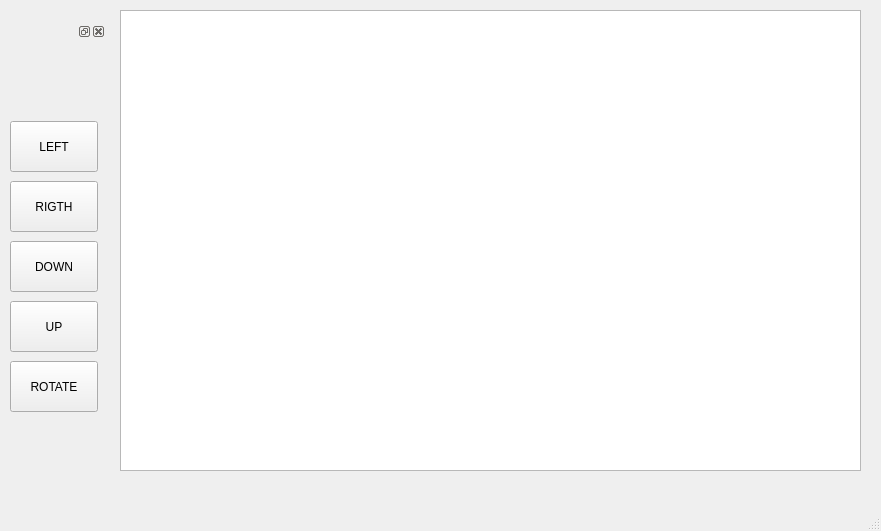
<?xml version="1.0" encoding="UTF-8"?>
<ui version="4.0">
 <class>MainWindow</class>
 <widget class="QMainWindow" name="MainWindow">
  <property name="geometry">
   <rect>
    <x>0</x>
    <y>0</y>
    <width>881</width>
    <height>531</height>
   </rect>
  </property>
  <property name="windowTitle">
   <string>MainWindow</string>
  </property>
  <widget class="QWidget" name="centralwidget">
   <widget class="QGraphicsView" name="graphicsView">
    <property name="geometry">
     <rect>
      <x>120</x>
      <y>10</y>
      <width>741</width>
      <height>461</height>
     </rect>
    </property>
    <property name="lineWidth">
     <number>1</number>
    </property>
   </widget>
   <widget class="QDockWidget" name="dockWidget_2">
    <property name="geometry">
     <rect>
      <x>0</x>
      <y>22</y>
      <width>106</width>
      <height>411</height>
     </rect>
    </property>
    <widget class="QWidget" name="dockWidgetContents_2">
     <widget class="QPushButton" name="pushButton_1">
      <property name="geometry">
       <rect>
        <x>10</x>
        <y>80</y>
        <width>88</width>
        <height>51</height>
       </rect>
      </property>
      <property name="text">
       <string>LEFT</string>
      </property>
     </widget>
     <widget class="QPushButton" name="pushButton_2">
      <property name="geometry">
       <rect>
        <x>10</x>
        <y>140</y>
        <width>88</width>
        <height>51</height>
       </rect>
      </property>
      <property name="text">
       <string>RIGTH</string>
      </property>
     </widget>
     <widget class="QPushButton" name="pushButton_3">
      <property name="geometry">
       <rect>
        <x>10</x>
        <y>200</y>
        <width>88</width>
        <height>51</height>
       </rect>
      </property>
      <property name="text">
       <string>DOWN</string>
      </property>
     </widget>
     <widget class="QPushButton" name="pushButton_4">
      <property name="geometry">
       <rect>
        <x>10</x>
        <y>260</y>
        <width>88</width>
        <height>51</height>
       </rect>
      </property>
      <property name="text">
       <string>UP</string>
      </property>
     </widget>
     <widget class="QPushButton" name="pushButton_5">
      <property name="geometry">
       <rect>
        <x>10</x>
        <y>320</y>
        <width>88</width>
        <height>51</height>
       </rect>
      </property>
      <property name="text">
       <string>ROTATE</string>
      </property>
     </widget>
    </widget>
   </widget>
  </widget>
  <widget class="QMenuBar" name="menubar">
   <property name="geometry">
    <rect>
     <x>0</x>
     <y>0</y>
     <width>881</width>
     <height>22</height>
    </rect>
   </property>
  </widget>
  <widget class="QStatusBar" name="statusbar"/>
 </widget>
 <resources/>
 <connections/>
</ui>
